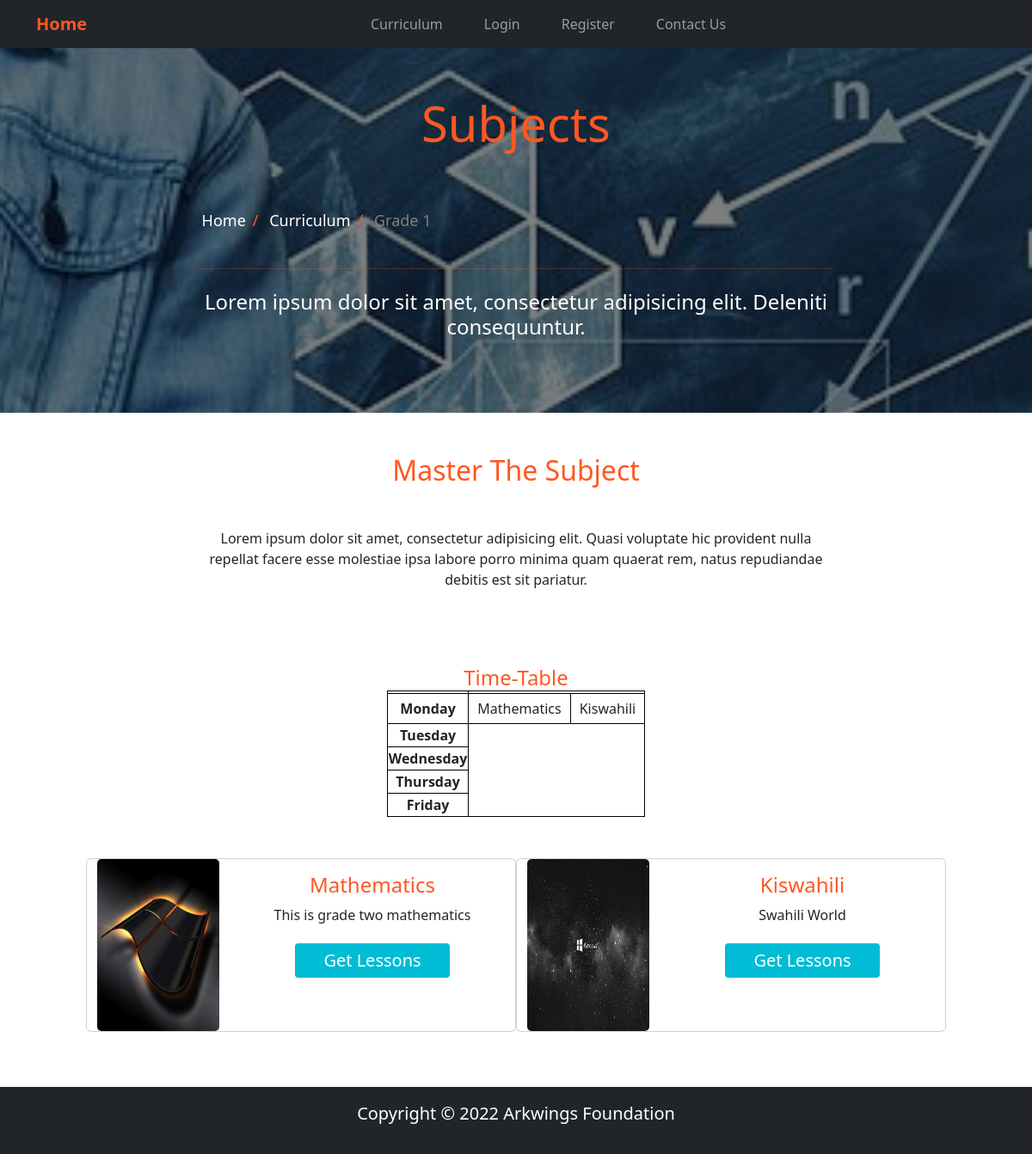
The app's page /curriculum/grade-1/ with its own data.
### curriculum/models.py (models this page shows, shortened)
class Standard(models.Model):
    name = models.CharField(max_length=100, unique=True)
    slug = models.SlugField(null=True, blank=True)
    description = models.TextField(max_length=500,blank=True)

class SlotSubject(models.Model):
    standard = models.ForeignKey(Standard, on_delete=models.CASCADE,related_name='standard_slots')
    day = models.ForeignKey(WorkingDays, on_delete=models.CASCADE,related_name='standard_slots_days')
    slot = models.ForeignKey(TimeSlots, on_delete=models.CASCADE,related_name='standard_slots_time')
    slot_subject = models.ForeignKey(Subject, on_delete=models.CASCADE,related_name='standard_slots_subject')

class Subject(models.Model):
    subject_id = models.CharField(max_length=100, unique=True)
    name = models.CharField(max_length=100)
    slug = models.SlugField(null=True, blank=True)
    standard = models.ForeignKey(Standard, on_delete=models.CASCADE, related_name='subjects')
    image = models.ImageField(upload_to=save_subject_image, blank=True, verbose_name='Subject Image')
    description = models.TextField(max_length=500,blank=True)
    def __str__(self):
        return self.name

### curriculum/views.py (the view)
# urls.py: path('<slug:slug>/', views.SubjectListView.as_view(), name='subject_list'),
class SubjectListView(DetailView):
    context_object_name = 'standards'
    model = Standard
    template_name = 'curriculum/subject_list_view.html'

### curriculum/templates/curriculum/subject_list_view.html (shortened to what this page needs)
{% extends 'base.html' %}
{% load static %}
{% block image_block %}
<header class="info-header">
  <div id="page-intro" class="container-fluid d-flex align-items-center justify-content-center ">
    <div class="row d-flex justify-content-center text-center">
      <div class="col-md-10 text-white">
        <h2 class="display-4 font-weight-bold  p-5 " style="color:#ff5722;" > Subjects </h2>
        <div class="row d-flex justify-content-center text-center">
          <ul class="breadcrumb">
            <li><a href="{% url 'index' %}">Home</a></li>
            <li><a href="{% url 'curriculum:standard_list' %}">Curriculum</a></li>
            <li class="disabled-text" >{{standards.name}}</li>
          </ul>
        </div>
        <hr style="color:#ff5722;">
        <h4 class="white-text my-4">Lorem ipsum dolor sit amet, consectetur adipisicing elit.
                  Deleniti
                  consequuntur.</h4>
  </div>
</header>
{% endblock %}
{% block content %}
<section id="best-features" class="text-center">
              <h2 class="mb-5 mt-5 font-weight-bold" style="color:#ff5722;">Master The Subject</h2>
              <div class="row d-flex justify-content-center mb-4">
                <div class="col-md-8 mb-5">
                  <p class="grey-text">Lorem ipsum dolor sit amet, consectetur adipisicing elit. Quasi voluptate
                                    hic
                                    provident nulla repellat
                                    facere esse molestiae ipsa labore porro minima quam quaerat rem, natus repudiandae debitis
                                    est
                                    sit pariatur.</p>
                </div>
              </div>
              <div class="col-md-12 justify-content-center mb-5">
                <h4 class="card-title" style="color:#ff5722;">Time-Table</h4>
                <table id="class-time-table">
                  <tr>
                    <th></th>
                  </tr>
                  <tr>
                    <th>Monday</th>
                    {%for slot in standards.standard_slots.all%}
                    {%if slot.day.id == 1 %}
                      <td>{{slot.slot_subject}}</td>
                    {% endif %}
                    {% endfor %}
                  </tr>
                  <tr>
                    <th>Tuesday</th>
                  </tr>
                  <tr>
                    <th>Wednesday</th>
                  </tr>
                  <tr>
                    <th>Thursday</th>
                  </tr>
                  <tr>
                    <th>Friday</th>
                  </tr>
                </table>
              </div>
              <div class="row d-flex justify-content-center mb-3">
              {% for subject in standards.subjects.all %}
              <div class="card mb-5 mr-4 ml-4 box-shadow-hover" style="max-width: 500px;">
                <div class="row no-gutters">
                          <div class="col-md-4">
                            <img src="{{subject.image.url|default_if_none:'#'}}" class="card-img" alt="No image found" height="200px" width="200px">
                          </div>
                          <div class="col-md-8">
                            <div class="card-body">
                              <h4 class="card-title" style="color:#ff5722;">{{subject.name}}</h4>
                              <p class="card-text">{{subject.description|truncatechars:75}}</p>
                                  <a href="{% url 'curriculum:lesson_list' slug=subject.slug standard=standards.slug %}"><button class="button-les"> <span> Get Lessons</span></button></a>
                            </div>
                          </div>
                </div>
                </div>
              {% endfor %}
              </div>
</section>
{%endblock%}

### static/css/master_css.css (style rules this page uses)
html, body, header, #intro { height: 100%; }
.text-white { color: white; }
hr { border-color: inherit; }
.info-header { height: 60%; }
#page-intro { height: 100%; }
#page-intro { background:linear-gradient(rgba(0, 0, 0, 0.5), rgba(0, 0, 0, 0.5)), url("book-4126483__340.jpg")no-repeat center center fixed; -webkit-background-size: cover; -moz-background-size: cover; -o-background-size: cover; background-size: cover; }
ul.breadcrumb { padding: 10px 16px; list-style: none; background-color: transparent; }
ul.breadcrumb li { display: inline; font-size: 18px; }
ul.breadcrumb li+li:before { padding: 8px; color: #ff5722; content: "/\00a0"; }
ul.breadcrumb li a { color: white; text-decoration: none; }
.disabled-text { color: gray; }
.button-les { border-radius: 4px; background-color: #00bcd4; border: none; color: #FFFFFF; text-align: center; font-size: 20px; padding: 5px; width: 180px; transition: all 0.5s; cursor: pointer; margin: 5px; }
.button-les span { cursor: pointer; display: inline-block; position: relative; transition: 0.5s; }
.button-les span:after { content: '\00bb'; position: absolute; opacity: 0; top: 0; right: -20px; transition: 0.5s; }
#class-time-table { margin-left:auto !important; margin-right:auto !important; }
#class-time-table, #class-time-table th, #class-time-table td { border:1px solid black; }
#class-time-table td { padding: 5px 10px; }

### records on screen
Standard: name "Grade 1"
SlotSubject: slot_subject "Mathematics"
SlotSubject: slot_subject "Kiswahili"
Subject: image (picture), name "Mathematics", description "This is grade two mathematics"
Subject: image (picture), name "Kiswahili", description "Swahili World"
